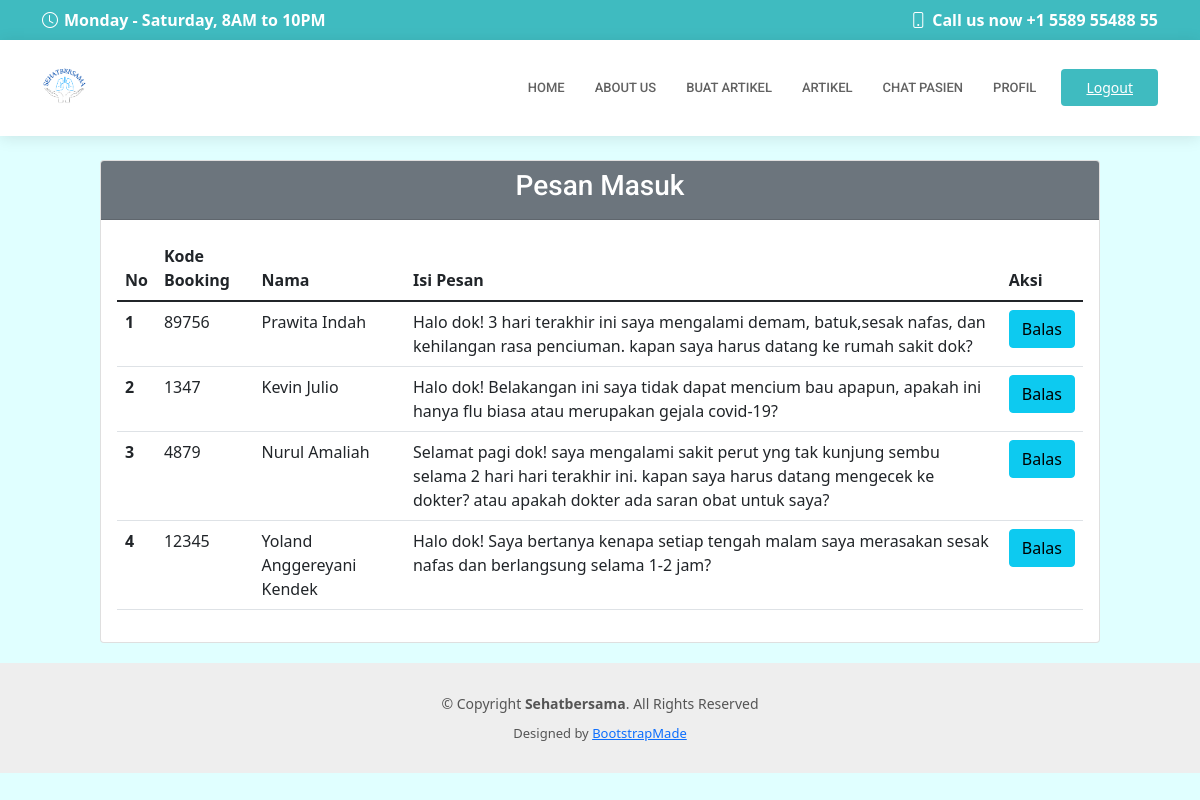
The app's page /chat.php with its own data.
### tables this page shows
CREATE TABLE `hubungi_dokter` (
  `id_chat` int(10) NOT NULL,
  `kode_booking` int(10) NOT NULL,
  `nama` varchar(100) NOT NULL,
  `isichat` text NOT NULL
);

### chat.php (the view, shortened to what this page needs)
<?php include "header.php"?>
<!DOCTYPE html>
<html lang="en">
<head>
    <link href="https://cdn.jsdelivr.net/npm/bootstrap@5.1.3/dist/css/bootstrap.min.css" rel="stylesheet"
>
</head>
    <div class="mx-auto">
        <div class="card">
                    <div class="card-header text-white bg-secondary" align="center">
                        <h3>Pesan Masuk</h3>
                    </div>
                    <div class="card-body">
                        <table class="table">
                            <thead>
                                <tr>
                                    <th scope="col">No</th>
                                    <th scope="col">Kode Booking</th>
                                    <th scope="col">Nama</th>
                                    <th scope="col">Isi Pesan</th>
                                    <th scope="col">Aksi</th>
                                </tr>
                            </thead>
                            <tbody>
                                <?php
                                    include "koneksi.php";
                                    $sql2   = "SELECT * FROM hubungi_dokter order by id_chat desc";
                                    $q2     = mysqli_query($con,$sql2);
                                    $no   = 1;
                                    while($r2 = mysqli_fetch_array($q2)){
                                    ?>
                                <tr>
                                    <th scope="row"><?php echo $no++ ?></th>
                                    <td scope="row"><?php echo $r2['kode_booking']; ?></td>
                                    <td scope="row"><?php echo $r2['nama']; ?></td>
                                    <td scope="row"><?php echo $r2['isichat']; ?></td>
                                    <td class="text-center">
                                        <a href="balaspesan.php?id=<?php echo $r2['id_chat']?>"><button type="button" class="btn btn-info">Balas</button></a>
                                    </td>
                                </tr>
                                <?php } ?>
                            </tbody>
                        </table>
                    </div>
                </div>
        </div>
    <?php include "footer.php"; ?>
</body>
</html>

### assets/css/style.css (style rules this page uses)
body { font-family: "Open Sans", sans-serif; color: #444444; }
a { color: #3fbbc0; text-decoration: none; }
h1, h2, h3, h4, h5, h6 { font-family: "Roboto", sans-serif; }
body { background: lightcyan; padding-top: 10vh; }

### chat.php (style rules this page uses)
.mx-auto { width: 1000px }
.card { margin-top: 80px; margin-bottom: 20px; }
body { background: lightcyan; color: black; }

### records on screen
hubungi_dokter: kode_booking "89756", nama "Prawita Indah", isichat "Halo dok! 3 hari terakhir ini saya mengalami demam, batuk,sesak nafas, dan kehilangan rasa penciuman. kapan saya harus datang ke rumah sakit dok?"
hubungi_dokter: kode_booking "1347", nama "Kevin Julio", isichat "Halo dok! Belakangan ini saya tidak dapat mencium bau apapun, apakah ini hanya flu biasa atau merupakan gejala covid-19?"
hubungi_dokter: kode_booking "4879", nama "Nurul Amaliah", isichat "Selamat pagi dok! saya mengalami sakit perut yng tak kunjung sembu selama 2 hari hari terakhir ini. kapan saya harus datang mengecek ke dokter? atau apakah dokter ada saran obat untuk saya?"
hubungi_dokter: kode_booking "12345", nama "Yoland Anggereyani Kendek", isichat "Halo dok! Saya bertanya kenapa setiap tengah malam saya merasakan sesak nafas dan berlangsung selama 1-2 jam?"
